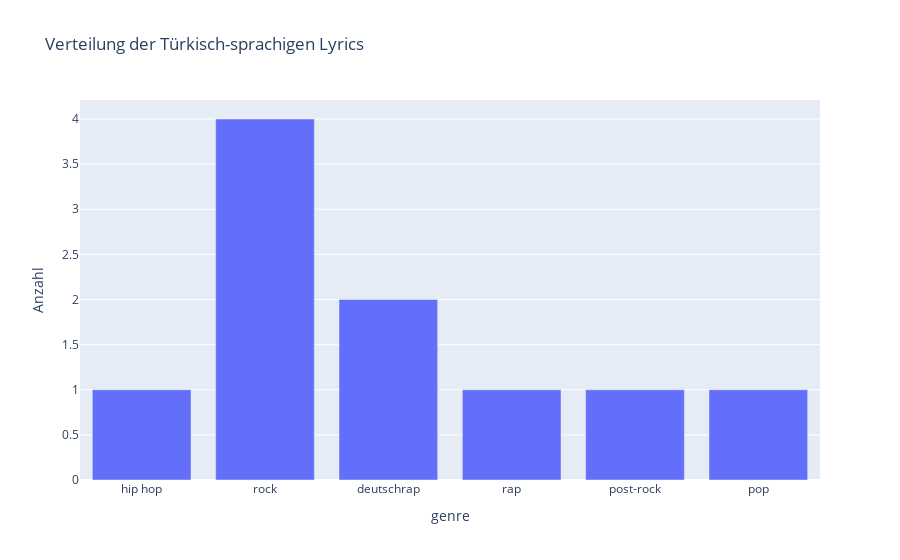

This figure's notebook cell:
### Code cell
df_results = pd.DataFrame(results)
genre_count = df_results.groupby(['genre']).size().reset_index(name='count')

fig = px.bar(genre_count, x='genre', y='count', title='Verteilung der Türkisch-sprachigen Lyrics',
             category_orders={'genre': df_results['genre'].unique()},
             labels={'count': 'Anzahl'})
fig.show()

### Figure 1 — Plotly figure (JSON) as saved in the notebook; plotly's stock layout.template omitted (floating-point values rounded to 4 significant figures)
{"data": [{"alignmentgroup": "True", "hovertemplate": "genre=%{x}<br>Anzahl=%{y}<extra></extra>", "legendgroup": "", "marker": {"color": "#636efa", "pattern": {"shape": ""}}, "name": "", "offsetgroup": "", "orientation": "v", "showlegend": false, "textposition": "auto", "type": "bar", "x": ["deutschrap", "hip hop", "pop", "post-rock", "rap", "rock"], "xaxis": "x", "y": [2, 1, 1, 1, 1, 4], "yaxis": "y"}], "layout": {"barmode": "relative", "legend": {"tracegroupgap": 0}, "title": {"text": "Verteilung der Türkisch-sprachigen Lyrics"}, "xaxis": {"anchor": "y", "categoryarray": ["hip hop", "rock", null, "deutschrap", "rap", "post-rock", "pop"], "categoryorder": "array", "domain": [0, 1], "title": {"text": "genre"}}, "yaxis": {"anchor": "x", "domain": [0, 1], "title": {"text": "Anzahl"}}}}
